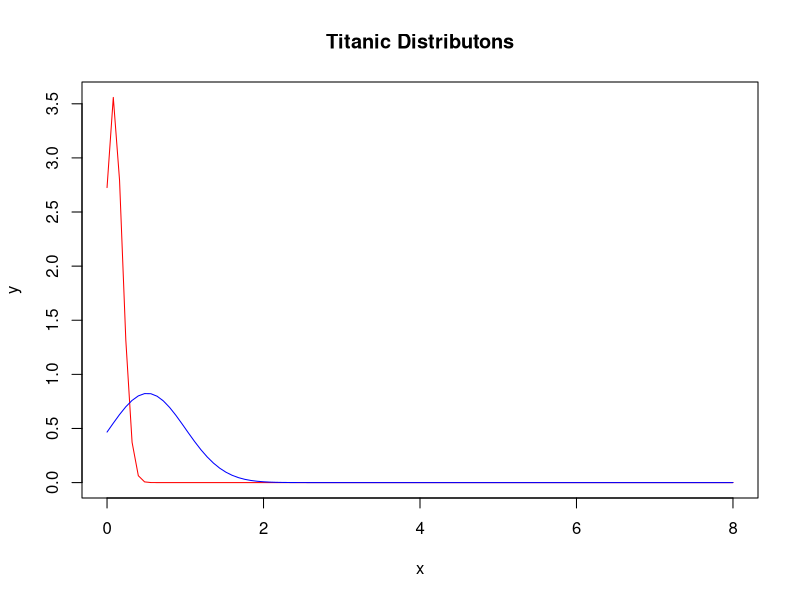
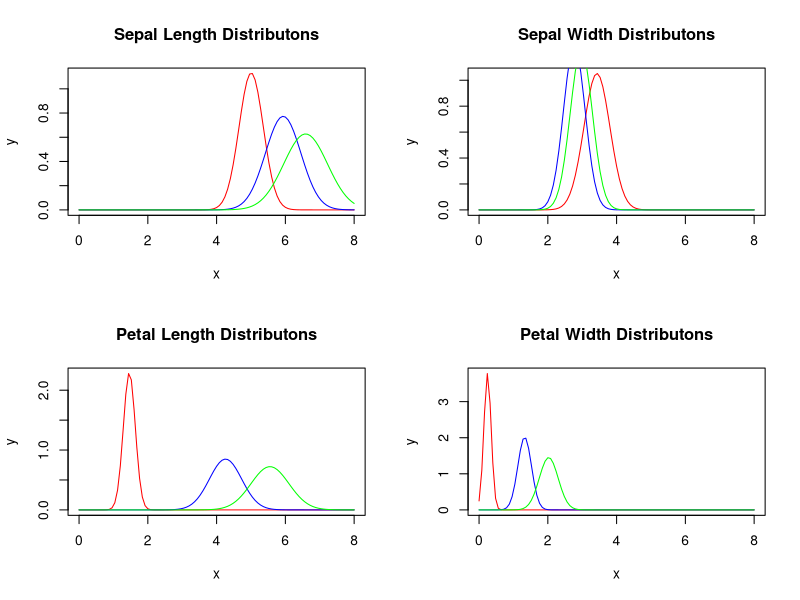

Source code (R) for these figures, in order:
## ---- chunk 1
## Categorical data only:
data(HouseVotes84, package = "mlbench")
head(HouseVotes84, 5)
library(e1071)
model <- naiveBayes(Class ~ ., data = HouseVotes84)
predict(model, HouseVotes84[1:10,-1])
predict(model, HouseVotes84[1:10,-1], type = "raw")

pred <- predict(model, HouseVotes84[,-1])
table(pred, HouseVotes84$Class)
## ---- chunk 2
## Example of using a contingency table:
data(Titanic)
mm <- naiveBayes(Survived ~ ., data = Titanic)
mm
predict(mm, as.data.frame(Titanic)[,1:3])
## ---- chunk 3
plot(function(x) dnorm(x, mm$tables$Class[1,1], mm$tables$Class[1,2]), 0, 8, col="red", main="Titanic Distributons", ylab = "y")
curve(dnorm(x, mm$tables$Sex[2,1], mm$tables$Sex[2,2]), add=TRUE, col="blue")
## ---- chunk 4
## Example with metric predictors:
data(iris)
m <- naiveBayes(Species ~ ., data = iris)
## alternatively:
m <- naiveBayes(iris[,-5], iris[,5])
m
table(predict(m, iris[,-5]), iris[,5])
## ---- chunk 5
par(mfrow=c(2, 2))
plot(function(x) dnorm(x, m$tables$Sepal.Length[1,1], m$tables$Sepal.Length[1,2]), 0 , 8, col="red", main="Sepal Length Distributons", ylab = "y")
curve(dnorm(x, m$tables$Sepal.Length[2,1], m$tables$Sepal.Length[2,2]), add=TRUE, col="blue")
curve(dnorm(x, m$tables$Sepal.Length[3,1], m$tables$Sepal.Length[3,2]), add=TRUE, col="green")

plot(function(x) dnorm(x, m$tables$Sepal.Width[1,1], m$tables$Sepal.Width[1,2]), 0 , 8, col="red", main="Sepal Width Distributons", ylab = "y")
curve(dnorm(x, m$tables$Sepal.Width[2,1], m$tables$Sepal.Width[2,2]), add=TRUE, col="blue")
curve(dnorm(x, m$tables$Sepal.Width[3,1], m$tables$Sepal.Width[3,2]), add=TRUE, col="green")

plot(function(x) dnorm(x, m$tables$Petal.Length[1,1], m$tables$Petal.Length[1,2]), 0 , 8, col="red", main="Petal Length Distributons", ylab = "y")
curve(dnorm(x, m$tables$Petal.Length[2,1], m$tables$Petal.Length[2,2]), add=TRUE, col="blue")
curve(dnorm(x, m$tables$Petal.Length[3,1], m$tables$Petal.Length[3,2]), add=TRUE, col="green")

plot(function(x) dnorm(x, m$tables$Petal.Width[1,1], m$tables$Petal.Width[1,2]), 0 , 8, col="red", main="Petal Width Distributons", ylab = "y")
curve(dnorm(x, m$tables$Petal.Width[2,1], m$tables$Petal.Width[2,2]), add=TRUE, col="blue")
curve(dnorm(x, m$tables$Petal.Width[3,1], m$tables$Petal.Width[3,2]), add=TRUE, col="green")
